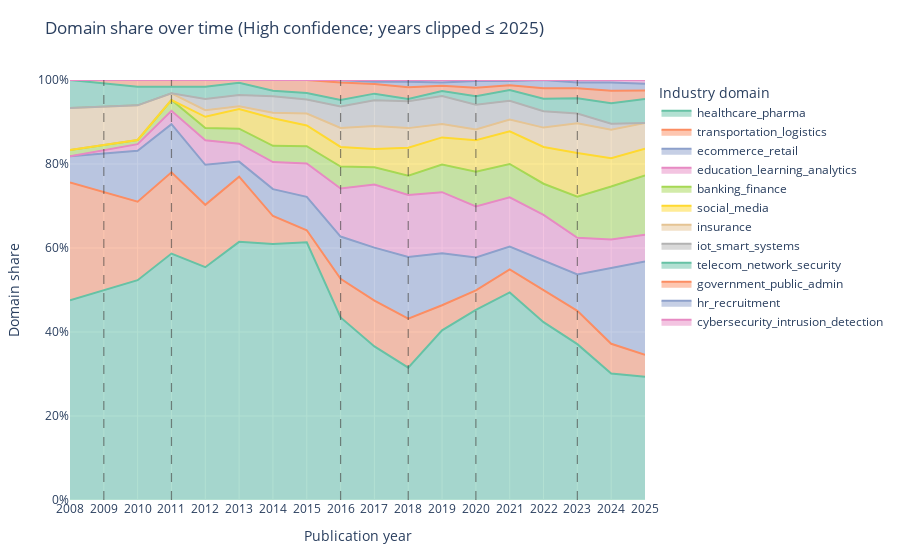

Source (notebook cell):
### Markdown cell above
### Figure 7: Domain share over time

Stacked area chart showing, for each publication year, the **proportion** of **distinct regulated features** attributed to each **industry domain** within the High-confidence corpus.  
Vertical dashed lines mark regulation **enactment years**.

**Interpretation:** Figure 7 shows how the share of distinct regulated features across domains evolves over time. Early years are dominated almost exclusively by the healthcare/pharma domain. Starting around the mid‑2010s, other sectors — such as transportation/logistics, e‑commerce/retail, education and social media — begin to gain prominence. By the early 2020s, transportation/logistics becomes one of the largest contributors, while healthcare remains significant but less dominant, indicating diversification of regulated data sources over time.

### Code cell
MIN_TOTAL_DISTINCT_PER_YEAR = 15
ROLLING_YEARS = 3

f7 = merged_df.loc[merged_df['confidence'] == 'High'].copy()
f7['year_int'] = f7['year_int'].clip(upper=2025)

yd = (
    f7.groupby(['year_int', 'domain'])['feature_clean']
      .nunique()
      .reset_index(name='distinct_features')
)
if yd.empty:
    raise ValueError("No data for Figure 7 after filtering to High confidence.")

year_totals = yd.groupby('year_int')['distinct_features'].transform('sum')
yd['share'] = yd['distinct_features'] / year_totals.replace({0: 1})

kept_years = (
    yd.groupby('year_int')['distinct_features'].sum()
      .loc[lambda s: s >= MIN_TOTAL_DISTINCT_PER_YEAR]
      .index
)
yd = yd[yd['year_int'].isin(kept_years)].copy()
if yd.empty:
    raise ValueError(
        f"After applying MIN_TOTAL_DISTINCT_PER_YEAR={MIN_TOTAL_DISTINCT_PER_YEAR}, "
        "no years remain. Lower the threshold if needed."
    )

pivot = yd.pivot(index='year_int', columns='domain', values='share').fillna(0).sort_index()

if ROLLING_YEARS > 1:
    pivot = pivot.rolling(window=ROLLING_YEARS, center=True, min_periods=1).mean()

row_sums = pivot.sum(axis=1).replace(0, 1)
pivot = pivot.div(row_sums, axis=0)

yd_sm = pivot.reset_index().melt(id_vars='year_int', var_name='domain', value_name='share')

domain_order = (
    yd_sm.groupby('domain')['share'].mean()
         .sort_values(ascending=False)
         .index
)

fig7 = px.area(
    yd_sm.sort_values(['year_int', 'domain']),
    x='year_int',
    y='share',
    color='domain',
    category_orders={'domain': list(domain_order)},
    title='Domain share over time (High confidence; years clipped ≤ 2025)',
    labels={'year_int': 'Publication year', 'share': 'Domain share', 'domain': 'Industry domain'},
    color_discrete_sequence=px.colors.qualitative.Set2
)

xmin = int(yd_sm['year_int'].min())
fig7.update_xaxes(range=[xmin, 2025], tickmode='linear', dtick=1)
fig7.update_yaxes(range=[0, 1], tickformat='.0%')

fig7.update_layout(
    height=560,
    margin=dict(l=70, r=40, t=80, b=60),
    legend_title_text='Industry domain',
    title={'y': 0.96}
)

_ENACT = globals().get('ENACT_YEARS', globals().get('enact_years', None))
if _ENACT is None:
    raise NameError("ENACT_YEARS (or enact_years) must be defined earlier (see External inputs cell).")
years_to_mark = sorted({
    int(min(y, 2025)) for y in _ENACT.values()
    if isinstance(y, (int, float)) and y >= xmin
})
for yr in years_to_mark:
    fig7.add_vline(x=yr, line_dash='dash', line_color='rgba(60,60,60,0.6)', line_width=1.2)

fig7.show()

### Figure 1 — Plotly figure (JSON) as saved in the notebook; plotly's stock layout.template omitted (floating-point values rounded to 4 significant figures)
{"data": [{"fillpattern": {"shape": ""}, "hovertemplate": "Industry domain=healthcare_pharma<br>Publication year=%{x}<br>Domain share=%{y}<extra></extra>", "legendgroup": "healthcare_pharma", "line": {"color": "rgb(102,194,165)"}, "marker": {"symbol": "circle"}, "mode": "lines", "name": "healthcare_pharma", "orientation": "v", "showlegend": true, "stackgroup": "1", "type": "scatter", "x": [2008.0, 2010.0, 2011.0, 2012.0, 2013.0, 2014.0, 2015.0, 2016.0, 2017.0, 2018.0, 2019.0, 2020.0, 2021.0, 2022.0, 2023.0, 2024.0, 2025.0], "xaxis": "x", "y": [0.4755, 0.5233, 0.5868, 0.5543, 0.6146, 0.6098, 0.6136, 0.4346, 0.3656, 0.3151, 0.404, 0.4525, 0.4943, 0.4234, 0.3711, 0.3012, 0.2932], "yaxis": "y"}, {"fillpattern": {"shape": ""}, "hovertemplate": "Industry domain=transportation_logistics<br>Publication year=%{x}<br>Domain share=%{y}<extra></extra>", "legendgroup": "transportation_logistics", "line": {"color": "rgb(252,141,98)"}, "marker": {"symbol": "circle"}, "mode": "lines", "name": "transportation_logistics", "orientation": "v", "showlegend": true, "stackgroup": "1", "type": "scatter", "x": [2008.0, 2010.0, 2011.0, 2012.0, 2013.0, 2014.0, 2015.0, 2016.0, 2017.0, 2018.0, 2019.0, 2020.0, 2021.0, 2022.0, 2023.0, 2024.0, 2025.0], "xaxis": "x", "y": [0.2804, 0.1869, 0.1933, 0.1486, 0.1552, 0.06629, 0.02858, 0.09209, 0.1091, 0.1167, 0.05976, 0.04665, 0.05464, 0.07724, 0.07921, 0.07069, 0.05227], "yaxis": "y"}, {"fillpattern": {"shape": ""}, "hovertemplate": "Industry domain=ecommerce_retail<br>Publication year=%{x}<br>Domain share=%{y}<extra></extra>", "legendgroup": "ecommerce_retail", "line": {"color": "rgb(141,160,203)"}, "marker": {"symbol": "circle"}, "mode": "lines", "name": "ecommerce_retail", "orientation": "v", "showlegend": true, "stackgroup": "1", "type": "scatter", "x": [2008.0, 2010.0, 2011.0, 2012.0, 2013.0, 2014.0, 2015.0, 2016.0, 2017.0, 2018.0, 2019.0, 2020.0, 2021.0, 2022.0, 2023.0, 2024.0, 2025.0], "xaxis": "x", "y": [0.06275, 0.1212, 0.1148, 0.09524, 0.03587, 0.06403, 0.07965, 0.1006, 0.1263, 0.1469, 0.1236, 0.07847, 0.05445, 0.06905, 0.08684, 0.1807, 0.2227], "yaxis": "y"}, {"fillpattern": {"shape": ""}, "hovertemplate": "Industry domain=education_learning_analytics<br>Publication year=%{x}<br>Domain share=%{y}<extra></extra>", "legendgroup": "education_learning_analytics", "line": {"color": "rgb(231,138,195)"}, "marker": {"symbol": "circle"}, "mode": "lines", "name": "education_learning_analytics", "orientation": "v", "showlegend": true, "stackgroup": "1", "type": "scatter", "x": [2008.0, 2010.0, 2011.0, 2012.0, 2013.0, 2014.0, 2015.0, 2016.0, 2017.0, 2018.0, 2019.0, 2020.0, 2021.0, 2022.0, 2023.0, 2024.0, 2025.0], "xaxis": "x", "y": [0.0, 0.01587, 0.03175, 0.05841, 0.04254, 0.0644, 0.0794, 0.1145, 0.1504, 0.1475, 0.1455, 0.1211, 0.1171, 0.1091, 0.08708, 0.06751, 0.06364], "yaxis": "y"}, {"fillpattern": {"shape": ""}, "hovertemplate": "Industry domain=banking_finance<br>Publication year=%{x}<br>Domain share=%{y}<extra></extra>", "legendgroup": "banking_finance", "line": {"color": "rgb(166,216,84)"}, "marker": {"symbol": "circle"}, "mode": "lines", "name": "banking_finance", "orientation": "v", "showlegend": true, "stackgroup": "1", "type": "scatter", "x": [2008.0, 2010.0, 2011.0, 2012.0, 2013.0, 2014.0, 2015.0, 2016.0, 2017.0, 2018.0, 2019.0, 2020.0, 2021.0, 2022.0, 2023.0, 2024.0, 2025.0], "xaxis": "x", "y": [0.01471, 0.009804, 0.02568, 0.02921, 0.03587, 0.03887, 0.04116, 0.05204, 0.04092, 0.04597, 0.06595, 0.08284, 0.07953, 0.07426, 0.0981, 0.1262, 0.1409], "yaxis": "y"}, {"fillpattern": {"shape": ""}, "hovertemplate": "Industry domain=social_media<br>Publication year=%{x}<br>Domain share=%{y}<extra></extra>", "legendgroup": "social_media", "line": {"color": "rgb(255,217,47)"}, "marker": {"symbol": "circle"}, "mode": "lines", "name": "social_media", "orientation": "v", "showlegend": true, "stackgroup": "1", "type": "scatter", "x": [2008.0, 2010.0, 2011.0, 2012.0, 2013.0, 2014.0, 2015.0, 2016.0, 2017.0, 2018.0, 2019.0, 2020.0, 2021.0, 2022.0, 2023.0, 2024.0, 2025.0], "xaxis": "x", "y": [0.0, 0.0, 0.0, 0.02667, 0.04667, 0.06553, 0.04928, 0.04683, 0.04346, 0.06664, 0.06455, 0.07513, 0.078, 0.08763, 0.104, 0.06751, 0.06364], "yaxis": "y"}, {"fillpattern": {"shape": ""}, "hovertemplate": "Industry domain=insurance<br>Publication year=%{x}<br>Domain share=%{y}<extra></extra>", "legendgroup": "insurance", "line": {"color": "rgb(229,196,148)"}, "marker": {"symbol": "circle"}, "mode": "lines", "name": "insurance", "orientation": "v", "showlegend": true, "stackgroup": "1", "type": "scatter", "x": [2008.0, 2010.0, 2011.0, 2012.0, 2013.0, 2014.0, 2015.0, 2016.0, 2017.0, 2018.0, 2019.0, 2020.0, 2021.0, 2022.0, 2023.0, 2024.0, 2025.0], "xaxis": "x", "y": [0.1, 0.08254, 0.01587, 0.01587, 0.006667, 0.01296, 0.02858, 0.04531, 0.05452, 0.04665, 0.03209, 0.02528, 0.02794, 0.04599, 0.07063, 0.06779, 0.06136], "yaxis": "y"}, {"fillpattern": {"shape": ""}, "hovertemplate": "Industry domain=iot_smart_systems<br>Publication year=%{x}<br>Domain share=%{y}<extra></extra>", "legendgroup": "iot_smart_systems", "line": {"color": "rgb(179,179,179)"}, "marker": {"symbol": "circle"}, "mode": "lines", "name": "iot_smart_systems", "orientation": "v", "showlegend": true, "stackgroup": "1", "type": "scatter", "x": [2008.0, 2010.0, 2011.0, 2012.0, 2013.0, 2014.0, 2015.0, 2016.0, 2017.0, 2018.0, 2019.0, 2020.0, 2021.0, 2022.0, 2023.0, 2024.0, 2025.0], "xaxis": "x", "y": [0.0, 0.0, 0.0, 0.02667, 0.02667, 0.03925, 0.03341, 0.05096, 0.06163, 0.06406, 0.06638, 0.05907, 0.04449, 0.03896, 0.02302, 0.01434, 0.0], "yaxis": "y"}, {"fillpattern": {"shape": ""}, "hovertemplate": "Industry domain=telecom_network_security<br>Publication year=%{x}<br>Domain share=%{y}<extra></extra>", "legendgroup": "telecom_network_security", "line": {"color": "rgb(102,194,165)"}, "marker": {"symbol": "circle"}, "mode": "lines", "name": "telecom_network_security", "orientation": "v", "showlegend": true, "stackgroup": "1", "type": "scatter", "x": [2008.0, 2010.0, 2011.0, 2012.0, 2013.0, 2014.0, 2015.0, 2016.0, 2017.0, 2018.0, 2019.0, 2020.0, 2021.0, 2022.0, 2023.0, 2024.0, 2025.0], "xaxis": "x", "y": [0.06667, 0.04444, 0.01587, 0.02921, 0.02921, 0.01333, 0.01562, 0.01563, 0.01562, 0.005168, 0.01179, 0.02049, 0.02573, 0.02987, 0.03632, 0.04863, 0.05682], "yaxis": "y"}, {"fillpattern": {"shape": ""}, "hovertemplate": "Industry domain=government_public_admin<br>Publication year=%{x}<br>Domain share=%{y}<extra></extra>", "legendgroup": "government_public_admin", "line": {"color": "rgb(252,141,98)"}, "marker": {"symbol": "circle"}, "mode": "lines", "name": "government_public_admin", "orientation": "v", "showlegend": true, "stackgroup": "1", "type": "scatter", "x": [2008.0, 2010.0, 2011.0, 2012.0, 2013.0, 2014.0, 2015.0, 2016.0, 2017.0, 2018.0, 2019.0, 2020.0, 2021.0, 2022.0, 2023.0, 2024.0, 2025.0], "xaxis": "x", "y": [0.0, 0.01587, 0.01587, 0.01587, 0.006667, 0.02553, 0.03074, 0.04162, 0.02275, 0.02788, 0.01254, 0.01979, 0.01119, 0.02511, 0.02393, 0.02977, 0.02045], "yaxis": "y"}, {"fillpattern": {"shape": ""}, "hovertemplate": "Industry domain=hr_recruitment<br>Publication year=%{x}<br>Domain share=%{y}<extra></extra>", "legendgroup": "hr_recruitment", "line": {"color": "rgb(141,160,203)"}, "marker": {"symbol": "circle"}, "mode": "lines", "name": "hr_recruitment", "orientation": "v", "showlegend": true, "stackgroup": "1", "type": "scatter", "x": [2008.0, 2010.0, 2011.0, 2012.0, 2013.0, 2014.0, 2015.0, 2016.0, 2017.0, 2018.0, 2019.0, 2020.0, 2021.0, 2022.0, 2023.0, 2024.0, 2025.0], "xaxis": "x", "y": [0.0, 0.0, 0.0, 0.0, 0.0, 0.0, 0.0, 0.005848, 0.005848, 0.0136, 0.007752, 0.01645, 0.01043, 0.01939, 0.01373, 0.01957, 0.01591], "yaxis": "y"}, {"fillpattern": {"shape": ""}, "hovertemplate": "Industry domain=cybersecurity_intrusion_detection<br>Publication year=%{x}<br>Domain share=%{y}<extra></extra>", "legendgroup": "cybersecurity_intrusion_detection", "line": {"color": "rgb(231,138,195)"}, "marker": {"symbol": "circle"}, "mode": "lines", "name": "cybersecurity_intrusion_detection", "orientation": "v", "showlegend": true, "stackgroup": "1", "type": "scatter", "x": [2008.0, 2010.0, 2011.0, 2012.0, 2013.0, 2014.0, 2015.0, 2016.0, 2017.0, 2018.0, 2019.0, 2020.0, 2021.0, 2022.0, 2023.0, 2024.0, 2025.0], "xaxis": "x", "y": [0.0, 0.0, 0.0, 0.0, 0.0, 0.0, 0.0, 0.0, 0.003876, 0.003876, 0.006083, 0.002208, 0.002208, 0.0, 0.006061, 0.006061, 0.009091], "yaxis": "y"}], "layout": {"height": 560, "legend": {"title": {"text": "Industry domain"}, "tracegroupgap": 0}, "margin": {"b": 60, "l": 70, "r": 40, "t": 80}, "shapes": [{"line": {"color": "rgba(60,60,60,0.6)", "dash": "dash", "width": 1.2}, "type": "line", "x0": 2009, "x1": 2009, "xref": "x", "y0": 0, "y1": 1, "yref": "y domain"}, {"line": {"color": "rgba(60,60,60,0.6)", "dash": "dash", "width": 1.2}, "type": "line", "x0": 2011, "x1": 2011, "xref": "x", "y0": 0, "y1": 1, "yref": "y domain"}, {"line": {"color": "rgba(60,60,60,0.6)", "dash": "dash", "width": 1.2}, "type": "line", "x0": 2016, "x1": 2016, "xref": "x", "y0": 0, "y1": 1, "yref": "y domain"}, {"line": {"color": "rgba(60,60,60,0.6)", "dash": "dash", "width": 1.2}, "type": "line", "x0": 2018, "x1": 2018, "xref": "x", "y0": 0, "y1": 1, "yref": "y domain"}, {"line": {"color": "rgba(60,60,60,0.6)", "dash": "dash", "width": 1.2}, "type": "line", "x0": 2020, "x1": 2020, "xref": "x", "y0": 0, "y1": 1, "yref": "y domain"}, {"line": {"color": "rgba(60,60,60,0.6)", "dash": "dash", "width": 1.2}, "type": "line", "x0": 2023, "x1": 2023, "xref": "x", "y0": 0, "y1": 1, "yref": "y domain"}], "title": {"text": "Domain share over time (High confidence; years clipped ≤ 2025)", "y": 0.96}, "xaxis": {"anchor": "y", "domain": [0, 1], "dtick": 1, "range": [2008, 2025], "tickmode": "linear", "title": {"text": "Publication year"}}, "yaxis": {"anchor": "x", "domain": [0, 1], "range": [0, 1], "tickformat": ".0%", "title": {"text": "Domain share"}}}}
